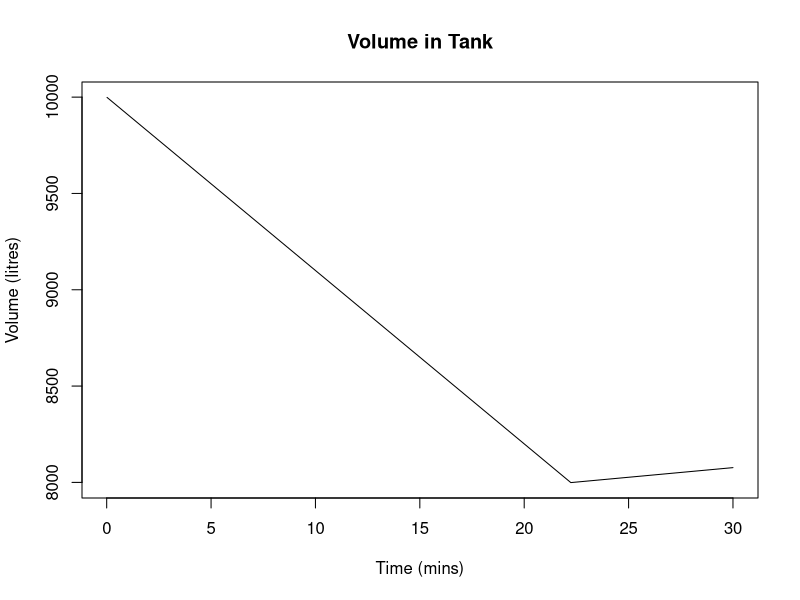
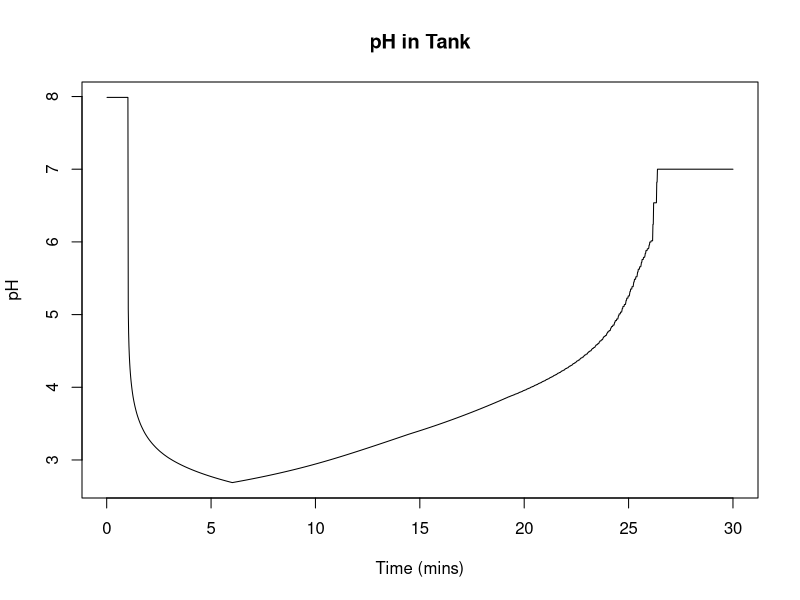
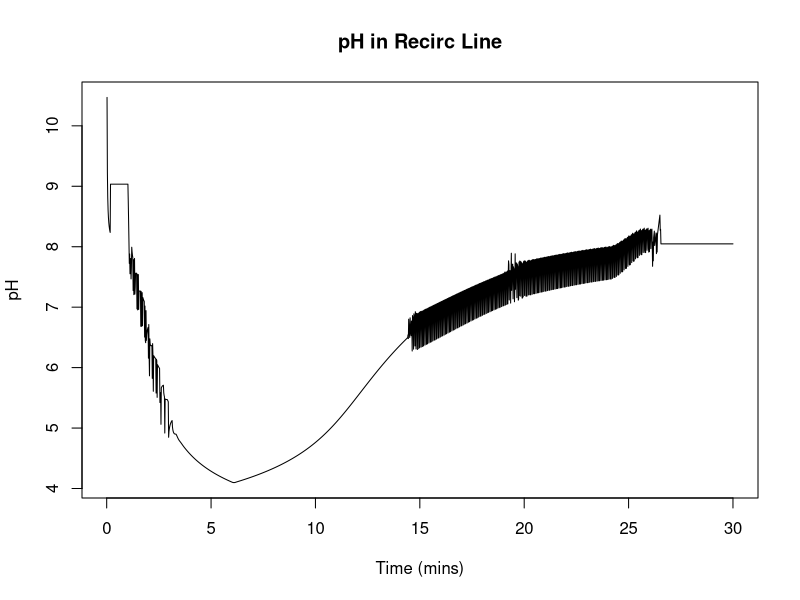

R code for these plots, in order:
tankContents <- c(water=10000, hcl=0, naoh=0, nacl=0) # (litres, grams, grams, grams)
bleedRate <- 1.5 # litres / second
recirculationRate = 124000/60/60 # litres / second 

# Simulates the recirculation pump; returns the tank contents after pumping as well 
# as the pumping contents
recirc <- function(tankContents, recircRate, timeDelta) {
  recircTotalVolume <- recirculationRate * timeDelta
  recircContents <- recircTotalVolume/tankContents["water"] * tankContents
  tankContents <- tankContents - recircContents
  return(list(tankContents=tankContents, recircContents=recircContents))
}


# Returns the liquid contents after bleeding
bleed <- function(liquidContents, recircRate, timeDelta) {
  bleedTotalVolume <- bleedRate * timeDelta
  bleedVolumes <- bleedTotalVolume/liquidContents["water"] * liquidContents 
  liquidContents <- liquidContents - bleedVolumes
  return(liquidContents)
}


# Returns the recirculation contents to the tank
returnRecirc <- function(tankContents, recircContents) {
  tankContents <- tankContents + recircContents
  return(tankContents)
}


# Simulates make-up water
makeupWaterRate <- 6000 / 60 / 60 # litres / second
makeupWaterHigh <- 10000 # litres
makeupWaterLow <- 8000   # litres
makeupWater <- function(tankContents, makeupWaterRate, onVolume, offVolume, timeDelta) {
  # Turn make up water on if necessary
  if (tankContents["water"] <= onVolume) {
    # Turn makeup water on
    attr(makeupWater, "state") <<- TRUE
  }
  
  # Turn make up water off if necessary
  if (tankContents["water"] >= offVolume) {
    # Turn makeup water off
    attr(makeupWater, "state") <<- FALSE
  }
  
  # Get current value of makeupWaterOn
  makeupWaterOn <- attr(makeupWater, "state")
  if (is.null(makeupWaterOn)) makeupWaterOn <- FALSE
  
  if (makeupWaterOn) {
    makeupWaterVolume <- makeupWaterRate * timeDelta
    tankContents["water"] <- tankContents["water"] + makeupWaterVolume
  }
    
  return(tankContents)
}

init_makeupWater <- function() {
  attr(makeupWater, "state") <<- FALSE
}

test_makeupWater <- function() {
  init_makeupWater()
  tankContents <- c(water=0, hcl=0, naoh=0) # (litres, grams, grams)
  result <- makeupWater(tankContents, 
                        makeupWaterRate = 1, 
                        onVolume = 0,
                        offVolume = 1,
                        timeDelta = 1)
  stopifnot(result["water"] == 1)
  stopifnot(result["hcl"] == 0)
  stopifnot(result["naoh"] == 0)
  
  # Make up water should now be off
  result <- makeupWater(result, 
                        makeupWaterRate = 1, 
                        onVolume = 0,
                        offVolume = 1,
                        timeDelta = 1)
  stopifnot(result["water"] == 1)
  stopifnot(result["hcl"] == 0)
  stopifnot(result["naoh"] == 0)  
  
  # Make up water should stay off
  result <- makeupWater(result, 
                        makeupWaterRate = 1, 
                        onVolume = 0,
                        offVolume = 1,
                        timeDelta = 1)
  stopifnot(result["water"] == 1)
  stopifnot(result["hcl"] == 0)
  stopifnot(result["naoh"] == 0)  
}

# Simulates the measurement of pH
measurePh <- function(liquidContents) {
  hcl <- unname(liquidContents["hcl"])
  naoh <- unname(liquidContents["naoh"])
  water <- unname(liquidContents["water"])
  
  # Check that neuralisation has already occurred
  stopifnot(hcl==0 | naoh==0)
  
  if (hcl > 0) {
    # pH calculation if there is HCl
    gramsPerMol <- 36
    molOfHcl <- hcl / gramsPerMol
    volume <- water # Assumes that chemical additions do not change volume
    molPerLitre <- molOfHcl / volume
    ph <- -log10(molPerLitre)
    if (ph>7) ph <- 7 # The amount of HCl is so small this equation is no longer correct
  } else if (naoh > 0) {
    # pH calculation if there is NaOH
    gramsPerMol <- 40
    molOfNaoh <- naoh / gramsPerMol
    volume <- water # Assumes that chemical additions do not change volume
    molPerLitre <- molOfNaoh / volume
    poh <- -log10(molPerLitre)
    ph <- 14 - poh
    if (ph<7) ph <- 7 # The amount of NaOH is so small this equation is no longer correct
  } else {
    # pH if there is no HCl nor NaOH
    ph <- 7
  }

  stopifnot(ph > 0 & ph < 14)
  
  ph
}

linearisePh <- function(ph) {
  10^(8-ph)
}


test_measurePh <- function() {
  tankContents <- c(water=10000, hcl=1000, naoh=0) # (litres, grams, grams)
  result <- measurePh(tankContents)
  stopifnot(abs(result - 2.56) < 0.01)
}


# Simulate a slower-to-respond pH probe
measurePhWithRollingAverage <- function(liquidContents) {
  previousValues <- attr(measurePhWithRollingAverage, "previousValues")
  numOfSamples <- length(previousValues)
  count <- attr(measurePhWithRollingAverage, "count")
  index <- attr(measurePhWithRollingAverage, "index")
  total <- attr(measurePhWithRollingAverage, "total")
  
  measuredPh <- measurePh(liquidContents)

  total <- total + measuredPh
  if (count!=0) {
    total <- total - previousValues[index]
  }
  previousValues[index] <- measuredPh
  index <- index + 1
  if (index > numOfSamples) index <- 1
  count <- count + 1
  if (count > numOfSamples) count <- numOfSamples
  
  attr(measurePhWithRollingAverage, "previousValues") <<- previousValues
  attr(measurePhWithRollingAverage, "count") <<- count
  attr(measurePhWithRollingAverage, "index") <<- index
  attr(measurePhWithRollingAverage, "total") <<- total
  
  result <- total / count
  stopifnot(result > 0 & result < 14)
  result
}

init_measurePhWithRollingAverage <- function(numOfSamples) {
  attr(measurePhWithRollingAverage, "previousValues") <<- numeric(numOfSamples)
  attr(measurePhWithRollingAverage, "count") <<- 0
  attr(measurePhWithRollingAverage, "index") <<- 0
  attr(measurePhWithRollingAverage, "total") <<- 0
}


test_measurePhWithRollingAverage <- function() {
  init_measurePhWithRollingAverage(3)
  phs <- NULL
  tankContents <- c(water=10000, hcl=100, naoh=0) # (litres, grams, grams)
  phs <- c(phs, measurePhWithRollingAverage(tankContents))
  
  tankContents <- c(water=10000, hcl=10, naoh=0) # (litres, grams, grams)
  phs <- c(phs, measurePhWithRollingAverage(tankContents))
  
  tankContents <- c(water=10000, hcl=10, naoh=0) # (litres, grams, grams)
  phs <- c(phs, measurePhWithRollingAverage(tankContents))
  
  # errors:
  tankContents <- c(water=10000, hcl=10, naoh=0) # (litres, grams, grams)
  phs <- c(phs, measurePhWithRollingAverage(tankContents))
  
  tankContents <- c(water=10000, hcl=10, naoh=0) # (litres, grams, grams)
  phs <- c(phs, measurePhWithRollingAverage(tankContents))
  
  tankContents <- c(water=10000, hcl=10, naoh=0) # (litres, grams, grams)
  phs <- c(phs, measurePhWithRollingAverage(tankContents))
  
  phs
}



# Instantanously adds an acid dose
instantaneousAcidDose <- function(tankContents, doseAmount) {
  tankContents["hcl"] <- tankContents["hcl"] + doseAmount
  return(tankContents)
}

test_instantaneousAcidDose <- function() {
  tankContents <- c(water=10000, hcl=0, naoh=0) # (litres, grams, grams)
  result <- instantaneousAcidDose(tankContents, 1000)
  stopifnot(result["hcl"] == 1000)
}


# Pour acid over time
doseAcidAtFixedRate <- function(tankContents, doseAmount, doseDuration, timeDelta) {
  dosedSoFar <- attr(doseAcidAtFixedRate, "dosedSoFar")
  if (is.null(dosedSoFar)) {
    dosedSoFar <- 0
  }
  
  thisDoseAmount <- doseAmount / doseDuration * timeDelta

  if (dosedSoFar < doseAmount) {
    tankContents["hcl"] <- tankContents["hcl"] + thisDoseAmount
    dosedSoFar <- dosedSoFar + thisDoseAmount
    attr(doseAcidAtFixedRate, "dosedSoFar") <<- dosedSoFar
  }  

  return(tankContents)
}

# Initialise static local variable
init_doseAcidAtFixedRate <- function() {
  attr(doseAcidAtFixedRate, "dosedSoFar") <<- 0
}

test_doseAcidAtFixedRate <- function() {
  init_doseAcidAtFixedRate()
  tankContents <- c(water=10000, hcl=0, naoh=0) # (litres, grams, grams)
  result <- doseAcidAtFixedRate(tankContents, 1000, 5*60, timeDelta=60)
  stopifnot(result["hcl"] == 200)
  result <- doseAcidAtFixedRate(result, 1000, 5*60, timeDelta=60)
  stopifnot(result["hcl"] == 400)
}


doseCausticAtFixedRate <- function(liquidContents, doseRate, timeDelta) {
  liquidContents["naoh"] <- liquidContents["naoh"] + doseRate * timeDelta
  return(liquidContents)
}

maxPumpRate <- 60/60/60 # litres/second
pumpCausticSolution <- function(liquidContents, pumpPercentage, maxPumpRate, timeDelta) {
  pumpRate <- maxPumpRate * pumpPercentage / 100 # litres / second
  pumpVolume <- pumpRate * timeDelta # litres
  densityOfCausticSolution <- 1220 # grams / litre
  pumpWeight <- pumpVolume * densityOfCausticSolution # grams
  proportionOfCausticByWeight <- 0.20 
  causticDose <- pumpWeight * proportionOfCausticByWeight # grams
  liquidContents["naoh"] <- liquidContents["naoh"] + causticDose
  return(liquidContents)
}

chemicalReaction <- function(liquidContents) {
  hcl <- unname(liquidContents["hcl"])
  naoh <- unname(liquidContents["naoh"])
  
  gramsPerMolHcl <- 36
  gramsPerMolNaoh <- 40
  molHcl <- hcl / gramsPerMolHcl
  molNaoh <- naoh / gramsPerMolNaoh
  
  if (molHcl > molNaoh) {
    molHcl <- molHcl - molNaoh
    molNaoh <- 0
  } else {
    molNaoh <- molNaoh - molHcl
    molHcl <- 0
  }
  
  # Convert back to grams
  hcl <- molHcl * gramsPerMolHcl
  naoh <- molNaoh * gramsPerMolNaoh
  
  liquidContents["hcl"] <- hcl
  liquidContents["naoh"] <- naoh
  
  return(liquidContents)
}

proportionalPumpControl <- function(pv, sp, p) {
  err <- sp - pv
  result <- err * p
  
  # Clamp output to 0 to 100%
  if (result > 100) result <- 100
  if (result < 0) result <- 0
  
  names(result) <- "pump.output"
  return(result)
}

test_proportionalPumpControl <- function() {
  sp <- 8
  pv <- 6
  proportionalPumpControl(pv, sp, 100)
}

# Simulates the system through a single time step
update <- function(tankContents, recircRate, time, timeDelta) {
  # Add acid
  if (time>60) {
    tankContents <- doseAcidAtFixedRate(tankContents, 1000, 5*60, timeDelta)
  }
  # Add makup water
  tankContents <- makeupWater(tankContents, makeupWaterRate, makeupWaterLow, makeupWaterHigh, timeDelta=timeDelta)
  # Recirc the water
  recircResult <- recirc(tankContents, recircRate, timeDelta)
  tankContents <- recircResult$tankContents
  recircContents <- recircResult$recircContents
  # Dose caustic
  phSetpoint <- 8
  previousPh <- attr(update, "ph.recirc")
  if (is.null(previousPh)) previousPh <- 7
  pumpPercentage <- proportionalPumpControl(previousPh,
                                            phSetpoint,
                                            10)
  recircContents <- pumpCausticSolution(recircContents, pumpPercentage, maxPumpRate, timeDelta)
  # Measure the pH in the recirc line
  recircContents <- chemicalReaction(recircContents)
  #measuredPhRecirc <- measurePh(recircContents)
  phRecirc <- measurePhWithRollingAverage(recircContents)
  linearPhRecirc <- linearisePh(phRecirc)
  names(phRecirc) <- "ph.recirc"
  names(linearPhRecirc) <- "linear_ph.recirc"
  attr(update, "ph.recirc") <<- phRecirc
  # Bleed some of the recirc water
  recircContents <- bleed(recircContents, recircRate, timeDelta)
  # Return the remaining recirc water to the tank
  tankContents <- returnRecirc(tankContents, recircContents)
  # Measure the pH in the tank
  tankContents <- chemicalReaction(tankContents)
  phTank <- measurePh(tankContents)
  names(phTank) <- "ph.tank"

  return(list(tankContents=tankContents, data=c(phRecirc, linearPhRecirc, phTank, pumpPercentage)))
}

init_update <- function() {
  attr(update, "ph.recirc") <<- 7
}

test_update <- function() {
  init_update()
  tankContents <- c(water=10000, hcl=1000, naoh=0) # (litres, grams, grams)
  update(tankContents, recirculationRate, 1, timeDelta=1)
  # No test defined
}

# Simulates the system through multiple time steps
run <- function(tankContents, recircRate, duration, timeDelta=0.2) {
  init_update()
  init_makeupWater()
  init_doseAcidAtFixedRate()
  init_measurePhWithRollingAverage(10)
  time <- 0
  results <- NULL
  
  while (time < duration) {
    result <- update(tankContents, recircRate, time, timeDelta)
    tankContents <- result$tankContents
    time <- time + timeDelta
    results <- rbind(results, c(time=time, result$tankContents, result$data))
  }
  
  return(data.frame(results))
}

results <- run(tankContents, recirculationRate, duration=30*60, timeDelta=1)

plot(results$time/60, results$water, type="l",
     main="Volume in Tank", xlab="Time (mins)", ylab="Volume (litres)")
plot(results$time/60, results$ph.tank, type="l",
     main="pH in Tank", xlab="Time (mins)", ylab="pH")
plot(results$time/60, results$ph.recirc, type="l",
     main="pH in Recirc Line", xlab="Time (mins)", ylab="pH")
#plot(results$time/60, results$linear_ph.recirc, type="l")


